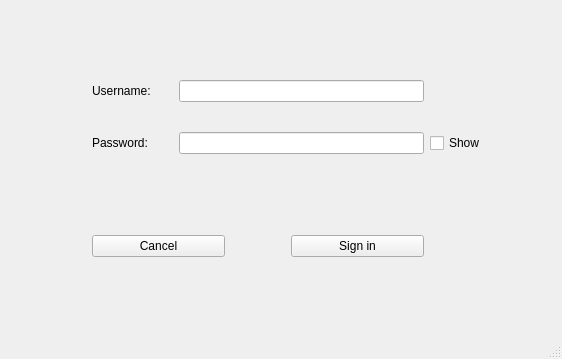
<?xml version="1.0" encoding="UTF-8"?>
<ui version="4.0">
 <class>WindowLogin</class>
 <widget class="QMainWindow" name="WindowLogin">
  <property name="geometry">
   <rect>
    <x>0</x>
    <y>0</y>
    <width>562</width>
    <height>359</height>
   </rect>
  </property>
  <property name="windowTitle">
   <string>Passer - Create new account</string>
  </property>
  <widget class="QWidget" name="centralwidget">
   <layout class="QGridLayout" name="gridLayout" columnstretch="10,10,30,10,0">
    <property name="leftMargin">
     <number>10</number>
    </property>
    <property name="topMargin">
     <number>30</number>
    </property>
    <property name="rightMargin">
     <number>10</number>
    </property>
    <property name="bottomMargin">
     <number>30</number>
    </property>
    <property name="verticalSpacing">
     <number>30</number>
    </property>
    <item row="3" column="2">
     <widget class="QLineEdit" name="lePassword">
      <property name="echoMode">
       <enum>QLineEdit::Password</enum>
      </property>
     </widget>
    </item>
    <item row="1" column="1">
     <widget class="QLabel" name="labelUsername">
      <property name="text">
       <string>Username:</string>
      </property>
     </widget>
    </item>
    <item row="4" column="2">
     <spacer name="verticalSpacer">
      <property name="orientation">
       <enum>Qt::Vertical</enum>
      </property>
      <property name="sizeHint" stdset="0">
       <size>
        <width>20</width>
        <height>40</height>
       </size>
      </property>
     </spacer>
    </item>
    <item row="0" column="2">
     <spacer name="verticalSpacer_2">
      <property name="orientation">
       <enum>Qt::Vertical</enum>
      </property>
      <property name="sizeHint" stdset="0">
       <size>
        <width>20</width>
        <height>40</height>
       </size>
      </property>
     </spacer>
    </item>
    <item row="3" column="0">
     <spacer name="horizontalSpacer">
      <property name="orientation">
       <enum>Qt::Horizontal</enum>
      </property>
      <property name="sizeHint" stdset="0">
       <size>
        <width>40</width>
        <height>20</height>
       </size>
      </property>
     </spacer>
    </item>
    <item row="3" column="1">
     <widget class="QLabel" name="labelPassword">
      <property name="text">
       <string>Password:</string>
      </property>
     </widget>
    </item>
    <item row="6" column="1">
     <spacer name="verticalSpacer_3">
      <property name="orientation">
       <enum>Qt::Vertical</enum>
      </property>
      <property name="sizeHint" stdset="0">
       <size>
        <width>20</width>
        <height>40</height>
       </size>
      </property>
     </spacer>
    </item>
    <item row="5" column="1" colspan="2">
     <layout class="QHBoxLayout" name="horizontalLayout" stretch="30,15,30">
      <item>
       <widget class="QPushButton" name="pbCancel">
        <property name="cursor">
         <cursorShape>PointingHandCursor</cursorShape>
        </property>
        <property name="text">
         <string>Cancel</string>
        </property>
       </widget>
      </item>
      <item>
       <spacer name="horizontalSpacer_3">
        <property name="orientation">
         <enum>Qt::Horizontal</enum>
        </property>
        <property name="sizeHint" stdset="0">
         <size>
          <width>40</width>
          <height>20</height>
         </size>
        </property>
       </spacer>
      </item>
      <item>
       <widget class="QPushButton" name="pbContinue">
        <property name="cursor">
         <cursorShape>PointingHandCursor</cursorShape>
        </property>
        <property name="text">
         <string>Sign in</string>
        </property>
       </widget>
      </item>
     </layout>
    </item>
    <item row="3" column="4">
     <spacer name="horizontalSpacer_2">
      <property name="orientation">
       <enum>Qt::Horizontal</enum>
      </property>
      <property name="sizeHint" stdset="0">
       <size>
        <width>40</width>
        <height>20</height>
       </size>
      </property>
     </spacer>
    </item>
    <item row="1" column="2">
     <widget class="QLineEdit" name="leUsername"/>
    </item>
    <item row="3" column="3">
     <widget class="QCheckBox" name="checkBox">
      <property name="text">
       <string>Show</string>
      </property>
     </widget>
    </item>
   </layout>
  </widget>
  <widget class="QMenuBar" name="menubar">
   <property name="geometry">
    <rect>
     <x>0</x>
     <y>0</y>
     <width>562</width>
     <height>21</height>
    </rect>
   </property>
  </widget>
  <widget class="QStatusBar" name="statusbar"/>
 </widget>
 <tabstops>
  <tabstop>leUsername</tabstop>
  <tabstop>lePassword</tabstop>
  <tabstop>checkBox</tabstop>
  <tabstop>pbContinue</tabstop>
  <tabstop>pbCancel</tabstop>
 </tabstops>
 <resources/>
 <connections/>
</ui>
